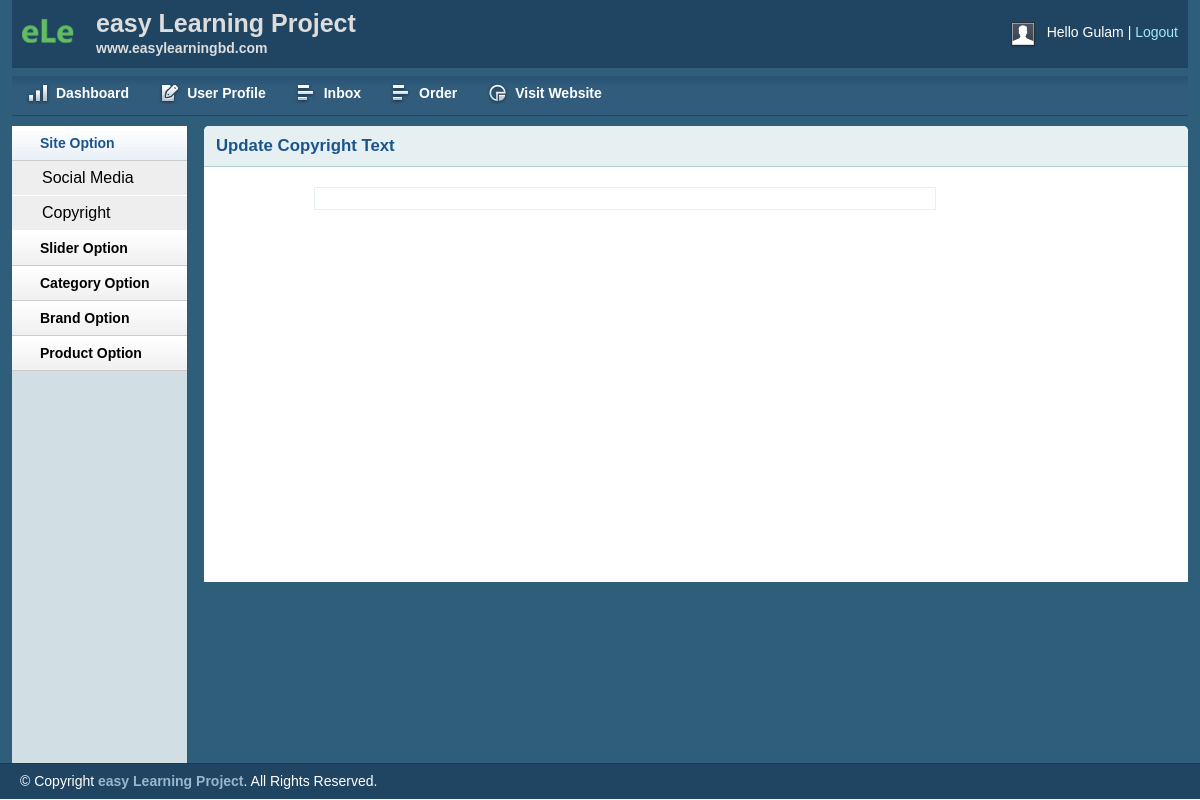
The app's page /admin/copyright.php (signed in), older data.
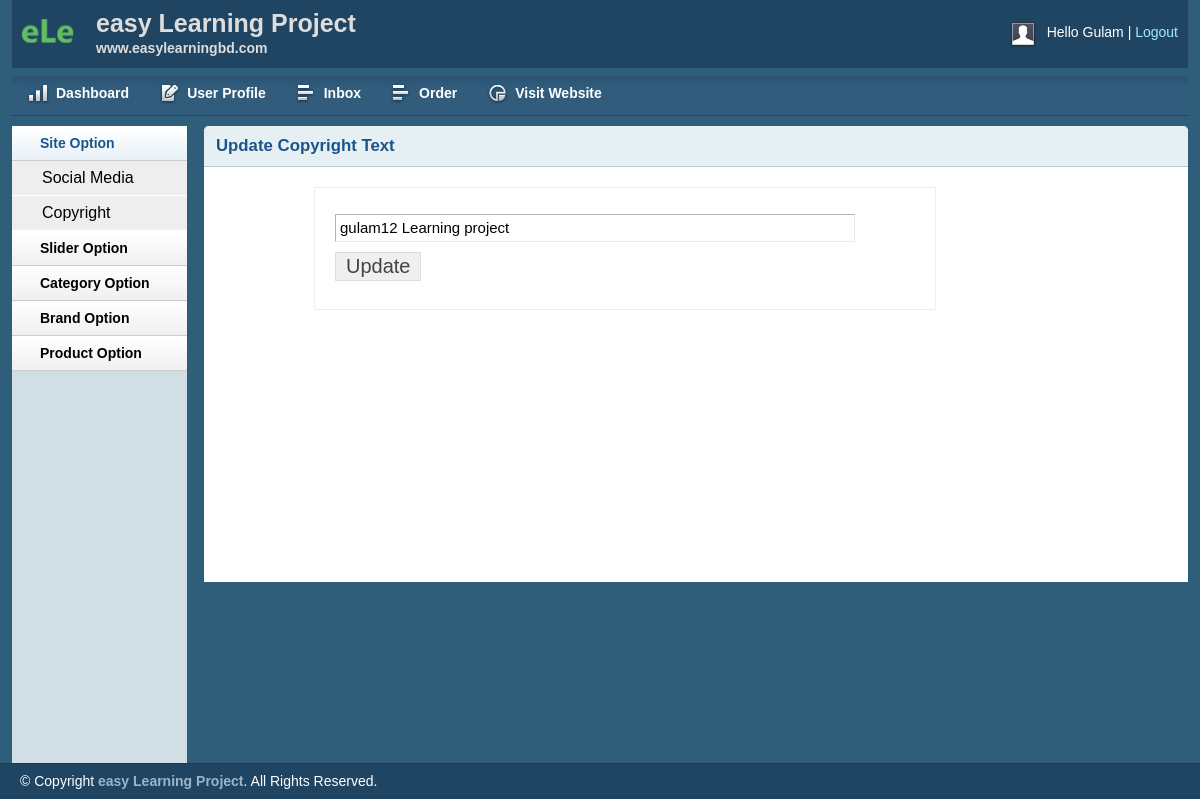
The same page, newer data.
### tables this page shows
CREATE TABLE `tbl_copy` (
  `id` int(11) NOT NULL,
  `copyright` varchar(255) NOT NULL
);

### lib/DataBase.php (called while the page is built, shortened)
<?php
class Database {
public $host = DB_HOST;
public $user = DB_USER;
public $pass = DB_PASS;
public $dbname = DB_NAME;
 public $link;
    private function connectDB(){
   $this->link = new mysqli($this->host,$this->user, $this->pass, $this->dbname);
 }
     public function select ($query){
     	 $result = $this->link->query($query) or die ($this->link->error.__LINE__);
     	 if ($result->num_rows > 0) {
     	 	return $result;
     	 }else{
     	 	return false;
     	 }
     }
}
?>

### classes/Brand.php (called while the page is built, shortened)
<?php
 $filepath = realpath(dirname(__FILE__));
include_once ($filepath.'/../lib/Database.php');
?>
<?php
class Brand
{
	private $db;
	function __construct()
	{
	   $this->db   = new Database();
	}
public function getcopyById()
{
   $query = "SELECT * FROM tbl_copy";
   $result = $this->db->select($query);
         return $result;
}
}

### admin/copyright.php (the view, shortened to what this page needs)
<?php include 'inc/header.php';?>
<?php include 'inc/sidebar.php';?>
<?php include '../classes/Brand.php';  ?>
<div class="grid_10">
    <div class="box round first grid">
        <h2>Update Copyright Text</h2>
        <div class="block copyblock">
        <?php
        $brand =  new Brand();
        $getcopy = $brand->getcopyById();
        if ($getcopy) {
           while ($result = $getcopy->fetch_assoc()) {
     ?>
         <form  action="" method="POST">
            <table class="form">
                <tr>
                    <td>
                        <input type="text" placeholder="Enter Copyright Text..." name="copyright" value="<?php echo $result['copyright'];?>" class="large" />
                    </td>
                </tr>
				 <tr>
                    <td>
                        <input type="submit" name="submit" Value="Update" />
                    </td>
                </tr>
            </table>
            </form>
        <?php }}?>
        </div>
    </div>
</div>
<?php include 'inc/footer.php';?>

Row changes from the older to the newer data that the page shows:
added tbl_copy: copyright "gulam12 Learning project"
